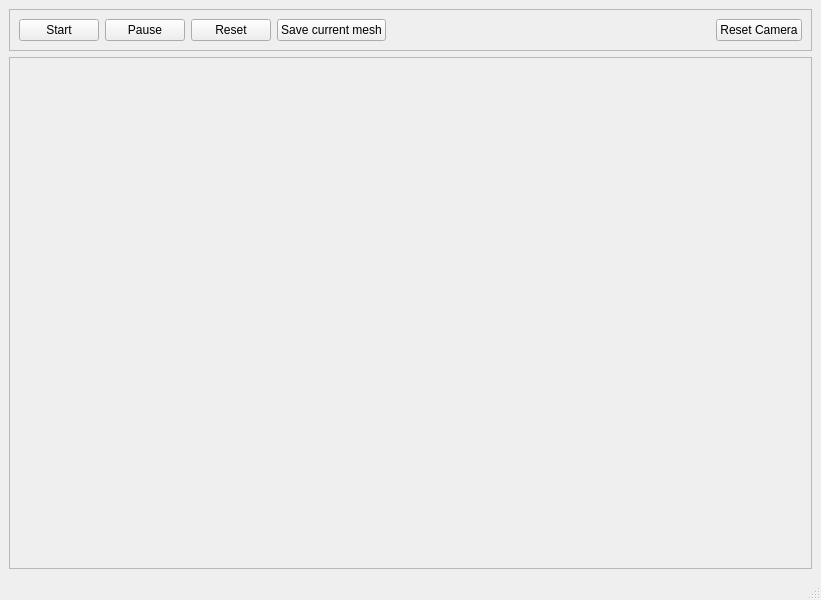
<?xml version="1.0" encoding="UTF-8"?>
<ui version="4.0">
 <class>ModelAcquisitionWindow</class>
 <widget class="QMainWindow" name="ModelAcquisitionWindow">
  <property name="geometry">
   <rect>
    <x>0</x>
    <y>0</y>
    <width>821</width>
    <height>600</height>
   </rect>
  </property>
  <property name="windowTitle">
   <string>3D View</string>
  </property>
  <widget class="QWidget" name="centralwidget">
   <layout class="QVBoxLayout" name="verticalLayout">
    <item>
     <widget class="QFrame" name="frame_4">
      <property name="sizePolicy">
       <sizepolicy hsizetype="Preferred" vsizetype="Fixed">
        <horstretch>0</horstretch>
        <verstretch>0</verstretch>
       </sizepolicy>
      </property>
      <property name="frameShape">
       <enum>QFrame::StyledPanel</enum>
      </property>
      <property name="frameShadow">
       <enum>QFrame::Raised</enum>
      </property>
      <layout class="QHBoxLayout" name="horizontalLayout_4">
       <item>
        <widget class="QPushButton" name="startButton">
         <property name="sizePolicy">
          <sizepolicy hsizetype="Fixed" vsizetype="Fixed">
           <horstretch>0</horstretch>
           <verstretch>0</verstretch>
          </sizepolicy>
         </property>
         <property name="text">
          <string>Start</string>
         </property>
        </widget>
       </item>
       <item>
        <widget class="QPushButton" name="stopButton">
         <property name="sizePolicy">
          <sizepolicy hsizetype="Fixed" vsizetype="Fixed">
           <horstretch>0</horstretch>
           <verstretch>0</verstretch>
          </sizepolicy>
         </property>
         <property name="text">
          <string>Pause</string>
         </property>
        </widget>
       </item>
       <item>
        <widget class="QPushButton" name="resetButton">
         <property name="text">
          <string>Reset</string>
         </property>
        </widget>
       </item>
       <item>
        <widget class="QPushButton" name="saveMeshButton">
         <property name="text">
          <string>Save current mesh</string>
         </property>
        </widget>
       </item>
       <item>
        <spacer name="horizontalSpacer_3">
         <property name="orientation">
          <enum>Qt::Horizontal</enum>
         </property>
         <property name="sizeHint" stdset="0">
          <size>
           <width>40</width>
           <height>20</height>
          </size>
         </property>
        </spacer>
       </item>
       <item>
        <widget class="QPushButton" name="resetCamera">
         <property name="text">
          <string>Reset Camera</string>
         </property>
        </widget>
       </item>
      </layout>
     </widget>
    </item>
    <item>
     <widget class="QFrame" name="frame_2">
      <property name="frameShape">
       <enum>QFrame::StyledPanel</enum>
      </property>
      <property name="frameShadow">
       <enum>QFrame::Raised</enum>
      </property>
      <layout class="QHBoxLayout" name="horizontalLayout_2">
       <item>
        <widget class="ntk::MeshViewer" name="mesh_view" native="true">
         <property name="focusPolicy">
          <enum>Qt::ClickFocus</enum>
         </property>
        </widget>
       </item>
      </layout>
     </widget>
    </item>
   </layout>
  </widget>
  <widget class="QMenuBar" name="menubar">
   <property name="geometry">
    <rect>
     <x>0</x>
     <y>0</y>
     <width>821</width>
     <height>21</height>
    </rect>
   </property>
  </widget>
  <widget class="QStatusBar" name="statusbar"/>
  <action name="action_Grab_and_Move">
   <property name="text">
    <string>Grab and Move</string>
   </property>
  </action>
  <action name="action_Grab_Sequence">
   <property name="text">
    <string>Grab Sequence</string>
   </property>
  </action>
  <action name="actionModel_and_Move">
   <property name="text">
    <string>Model and Move</string>
   </property>
  </action>
  <action name="actionModel_Sequence">
   <property name="text">
    <string>Model Sequence</string>
   </property>
  </action>
 </widget>
 <customwidgets>
  <customwidget>
   <class>ntk::MeshViewer</class>
   <extends>QWidget</extends>
   <header location="global">ntk/mesh/mesh_viewer.h</header>
   <container>1</container>
  </customwidget>
 </customwidgets>
 <resources/>
 <connections/>
</ui>
